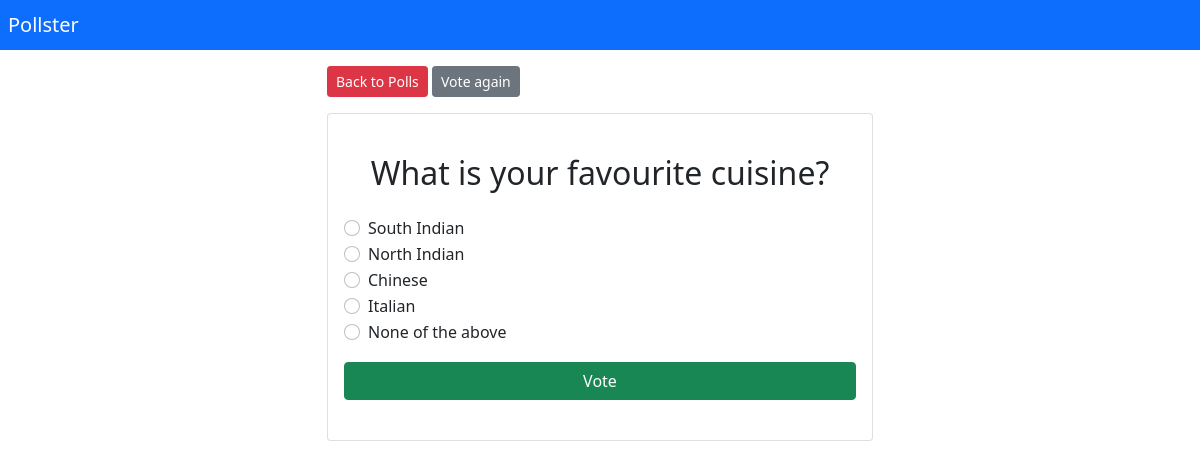
Page /polls/3 on the committed database.
### polls/models.py (models this page shows, shortened)
class Question(models.Model):
    question_title=models.CharField(max_length=200)
    pub_date=models.DateTimeField(auto_now_add=True)

class Choice(models.Model):
    question = models.ForeignKey(Question,on_delete=models.CASCADE)
    choice_title=models.CharField(max_length=200)
    votes=models.IntegerField(default=0)
    def __str__(self):
        return self.choice_title

### polls/views.py (the view)
# urls.py: path('polls/<int:question_id>',polls_views.detail,name="detail_question"),
def detail(request,question_id):
    try:
        question=Question.objects.get(pk=question_id)
        choices=question.choice_set.all()
        context={'question':question,'choices':choices} # even if we pass just question thats enought
    except Question.DoesNotExist:
        raise Http404("Question Does Not Exist")
    return render(request,'polls/detail.html',context)

### polls/templates/polls/detail.html (shortened to what this page needs)
{% extends 'polls/base.html' %}
{% block content %}
<a href="{% url 'list'%}" class="btn btn-danger mb-3 mt-3 btn-sm">Back to Polls</a>
<a href="{% url 'detail_question' question.pk %}" class="btn btn-secondary mb-3 mt-3 btn-sm">Vote again</a>
<div class="card py-2">
    <div class="card-body">
        <h2 class="py-3"><center>{{question.question_title}}</center></h2>
        <form method="POST" action="{% url 'vote_question' question.pk %}" >
        {% for choice in choices %}
        <div class="form-check">
            <input class="form-check-input" name="choice" type="radio" value="{{choice.pk}}" id="choice {{ forloop.counter }}">
            <label class="form-check-label" for="choice{{forloop.counter}}" >
                {{choice}}
            </label>
         </div>
        {% endfor %}
        <div class="d-grid gap-2 py-3">
        <input type="submit" value="Vote" class="btn btn-success"/>
        </div>
    </form>
</div>
</div>
{% endblock %}

### rows in the picture
Question: question_title "What is your favourite cuisine?"
Choice: choice_title "South Indian"
Choice: choice_title "North Indian"
Choice: choice_title "Chinese"
Choice: choice_title "Italian"
Choice: choice_title "None of the above"
